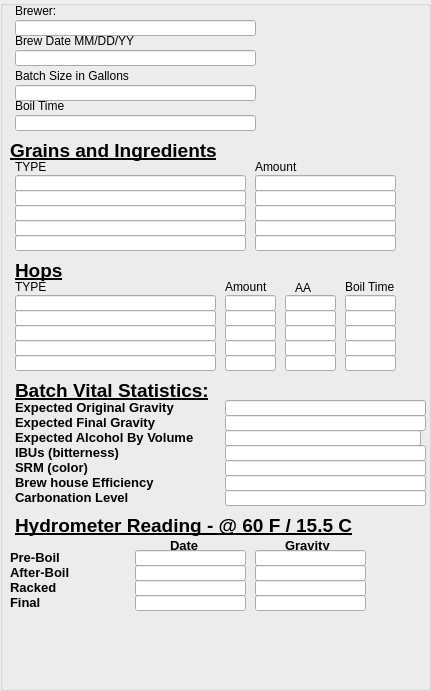
     <widget class="QGroupBox" name="groupBox">
      <property name="geometry">
       <rect>
        <x>0</x>
        <y>0</y>
        <width>431</width>
        <height>691</height>
       </rect>
      </property>
      <property name="title">
       <string/>
      </property>
      <widget class="QLineEdit" name="Brewer_name_txt">
       <property name="geometry">
        <rect>
         <x>15</x>
         <y>20</y>
         <width>241</width>
         <height>16</height>
        </rect>
       </property>
      </widget>
      <widget class="QLabel" name="Brewer_label">
       <property name="geometry">
        <rect>
         <x>15</x>
         <y>0</y>
         <width>181</width>
         <height>21</height>
        </rect>
       </property>
       <property name="text">
        <string>Brewer:</string>
       </property>
      </widget>
      <widget class="QLineEdit" name="Brew_Date_txt">
       <property name="geometry">
        <rect>
         <x>15</x>
         <y>50</y>
         <width>241</width>
         <height>16</height>
        </rect>
       </property>
      </widget>
      <widget class="QLabel" name="Brew_Date_label">
       <property name="geometry">
        <rect>
         <x>15</x>
         <y>30</y>
         <width>181</width>
         <height>21</height>
        </rect>
       </property>
       <property name="text">
        <string>Brew Date MM/DD/YY</string>
       </property>
      </widget>
      <widget class="QLineEdit" name="Batch_size_txt">
       <property name="geometry">
        <rect>
         <x>15</x>
         <y>85</y>
         <width>241</width>
         <height>16</height>
        </rect>
       </property>
      </widget>
      <widget class="QLabel" name="Batch_size_label">
       <property name="geometry">
        <rect>
         <x>15</x>
         <y>65</y>
         <width>181</width>
         <height>21</height>
        </rect>
       </property>
       <property name="text">
        <string>Batch Size in Gallons</string>
       </property>
      </widget>
      <widget class="QLineEdit" name="boil_time_txt">
       <property name="geometry">
        <rect>
         <x>15</x>
         <y>115</y>
         <width>241</width>
         <height>16</height>
        </rect>
       </property>
      </widget>
      <widget class="QLabel" name="Boil_time_label">
       <property name="geometry">
        <rect>
         <x>15</x>
         <y>95</y>
         <width>181</width>
         <height>21</height>
        </rect>
       </property>
       <property name="text">
        <string>Boil Time</string>
       </property>
      </widget>
      <widget class="QLineEdit" name="Ingredient_one">
       <property name="geometry">
        <rect>
         <x>15</x>
         <y>175</y>
         <width>231</width>
         <height>16</height>
        </rect>
       </property>
      </widget>
      <widget class="QLabel" name="Ingredients">
       <property name="geometry">
        <rect>
         <x>10</x>
         <y>130</y>
         <width>251</width>
         <height>41</height>
        </rect>
       </property>
       <property name="text">
        <string>&lt;html&gt;&lt;head/&gt;&lt;body&gt;&lt;p&gt;&lt;span style=&quot; font-size:14pt; font-weight:600; text-decoration: underline;&quot;&gt;Grains and Ingredients&lt;/span&gt;&lt;/p&gt;&lt;/body&gt;&lt;/html&gt;</string>
       </property>
      </widget>
      <widget class="QLabel" name="Ingredients_type_label">
       <property name="geometry">
        <rect>
         <x>15</x>
         <y>160</y>
         <width>57</width>
         <height>14</height>
        </rect>
       </property>
       <property name="text">
        <string>TYPE</string>
       </property>
      </widget>
      <widget class="QLineEdit" name="Amount_one">
       <property name="geometry">
        <rect>
         <x>255</x>
         <y>175</y>
         <width>141</width>
         <height>16</height>
        </rect>
       </property>
      </widget>
      <widget class="QLabel" name="Ingredients_amount_label">
       <property name="geometry">
        <rect>
         <x>255</x>
         <y>160</y>
         <width>57</width>
         <height>14</height>
        </rect>
       </property>
       <property name="text">
        <string>Amount</string>
       </property>
      </widget>
      <widget class="QLineEdit" name="Ingredient_three">
       <property name="geometry">
        <rect>
         <x>15</x>
         <y>205</y>
         <width>231</width>
         <height>16</height>
        </rect>
       </property>
      </widget>
      <widget class="QLineEdit" name="Amount_three">
       <property name="geometry">
        <rect>
         <x>255</x>
         <y>205</y>
         <width>141</width>
         <height>16</height>
        </rect>
       </property>
      </widget>
      <widget class="QLineEdit" name="Ingredient_two">
       <property name="geometry">
        <rect>
         <x>15</x>
         <y>190</y>
         <width>231</width>
         <height>16</height>
        </rect>
       </property>
      </widget>
      <widget class="QLineEdit" name="Amount_two">
       <property name="geometry">
        <rect>
         <x>255</x>
         <y>190</y>
         <width>141</width>
         <height>16</height>
        </rect>
       </property>
      </widget>
      <widget class="QLineEdit" name="Ingredient_four">
       <property name="geometry">
        <rect>
         <x>15</x>
         <y>220</y>
         <width>231</width>
         <height>16</height>
        </rect>
       </property>
      </widget>
      <widget class="QLineEdit" name="Amount_four">
       <property name="geometry">
        <rect>
         <x>255</x>
         <y>220</y>
         <width>141</width>
         <height>16</height>
        </rect>
       </property>
      </widget>
      <widget class="QLineEdit" name="Ingredient_five">
       <property name="geometry">
        <rect>
         <x>15</x>
         <y>235</y>
         <width>231</width>
         <height>16</height>
        </rect>
       </property>
      </widget>
      <widget class="QLineEdit" name="Amount_five">
       <property name="geometry">
        <rect>
         <x>255</x>
         <y>235</y>
         <width>141</width>
         <height>16</height>
        </rect>
       </property>
      </widget>
      <widget class="QLabel" name="Hops_label">
       <property name="geometry">
        <rect>
         <x>15</x>
         <y>250</y>
         <width>221</width>
         <height>41</height>
        </rect>
       </property>
       <property name="text">
        <string>&lt;html&gt;&lt;head/&gt;&lt;body&gt;&lt;p&gt;&lt;span style=&quot; font-size:14pt; font-weight:600; text-decoration: underline;&quot;&gt;Hops&lt;/span&gt;&lt;/p&gt;&lt;/body&gt;&lt;/html&gt;</string>
       </property>
      </widget>
      <widget class="QLabel" name="Amount_of_hops_label">
       <property name="geometry">
        <rect>
         <x>225</x>
         <y>280</y>
         <width>57</width>
         <height>14</height>
        </rect>
       </property>
       <property name="text">
        <string>Amount</string>
       </property>
      </widget>
      <widget class="QLabel" name="Hop_type">
       <property name="geometry">
        <rect>
         <x>15</x>
         <y>280</y>
         <width>57</width>
         <height>14</height>
        </rect>
       </property>
       <property name="text">
        <string>TYPE</string>
       </property>
      </widget>
      <widget class="QLabel" name="AA_label">
       <property name="geometry">
        <rect>
         <x>295</x>
         <y>280</y>
         <width>21</width>
         <height>16</height>
        </rect>
       </property>
       <property name="text">
        <string>AA</string>
       </property>
      </widget>
      <widget class="QLabel" name="Hop_boil_time_label">
       <property name="geometry">
        <rect>
         <x>345</x>
         <y>280</y>
         <width>57</width>
         <height>14</height>
        </rect>
       </property>
       <property name="text">
        <string>Boil Time</string>
       </property>
      </widget>
      <widget class="QLineEdit" name="Hop_one">
       <property name="geometry">
        <rect>
         <x>15</x>
         <y>295</y>
         <width>201</width>
         <height>16</height>
        </rect>
       </property>
      </widget>
      <widget class="QLineEdit" name="hop_amount_one">
       <property name="geometry">
        <rect>
         <x>225</x>
         <y>295</y>
         <width>51</width>
         <height>16</height>
        </rect>
       </property>
      </widget>
      <widget class="QLineEdit" name="hop_AA_one">
       <property name="geometry">
        <rect>
         <x>285</x>
         <y>295</y>
         <width>51</width>
         <height>16</height>
        </rect>
       </property>
      </widget>
      <widget class="QLineEdit" name="hop_boil_one">
       <property name="geometry">
        <rect>
         <x>345</x>
         <y>295</y>
         <width>51</width>
         <height>16</height>
        </rect>
       </property>
      </widget>
      <widget class="QLineEdit" name="hop_amount_two">
       <property name="geometry">
        <rect>
         <x>225</x>
         <y>310</y>
         <width>51</width>
         <height>16</height>
        </rect>
       </property>
      </widget>
      <widget class="QLineEdit" name="hop_boil_two">
       <property name="geometry">
        <rect>
         <x>345</x>
         <y>310</y>
         <width>51</width>
         <height>16</height>
        </rect>
       </property>
      </widget>
      <widget class="QLineEdit" name="hop_AA_two">
       <property name="geometry">
        <rect>
         <x>285</x>
         <y>310</y>
         <width>51</width>
         <height>16</height>
        </rect>
       </property>
      </widget>
      <widget class="QLineEdit" name="hop_two">
       <property name="geometry">
        <rect>
         <x>15</x>
         <y>310</y>
         <width>201</width>
         <height>16</height>
        </rect>
       </property>
      </widget>
      <widget class="QLineEdit" name="hop_amount_three">
       <property name="geometry">
        <rect>
         <x>225</x>
         <y>325</y>
         <width>51</width>
         <height>16</height>
        </rect>
       </property>
      </widget>
      <widget class="QLineEdit" name="hop_boil_three">
       <property name="geometry">
        <rect>
         <x>345</x>
         <y>325</y>
         <width>51</width>
         <height>16</height>
        </rect>
       </property>
      </widget>
      <widget class="QLineEdit" name="hop_AA_three">
       <property name="geometry">
        <rect>
         <x>285</x>
         <y>325</y>
         <width>51</width>
         <height>16</height>
        </rect>
       </property>
      </widget>
      <widget class="QLineEdit" name="hop_3">
       <property name="geometry">
        <rect>
         <x>15</x>
         <y>325</y>
         <width>201</width>
         <height>16</height>
        </rect>
       </property>
      </widget>
      <widget class="QLineEdit" name="hop_amount_four">
       <property name="geometry">
        <rect>
         <x>225</x>
         <y>340</y>
         <width>51</width>
         <height>16</height>
        </rect>
       </property>
      </widget>
      <widget class="QLineEdit" name="hop_boil_four">
       <property name="geometry">
        <rect>
         <x>345</x>
         <y>340</y>
         <width>51</width>
         <height>16</height>
        </rect>
       </property>
      </widget>
      <widget class="QLineEdit" name="hop_AA_four">
       <property name="geometry">
        <rect>
         <x>285</x>
         <y>340</y>
         <width>51</width>
         <height>16</height>
        </rect>
       </property>
      </widget>
      <widget class="QLineEdit" name="hop_4">
       <property name="geometry">
        <rect>
         <x>15</x>
         <y>340</y>
         <width>201</width>
         <height>16</height>
        </rect>
       </property>
      </widget>
      <widget class="QLineEdit" name="hop_amount_five">
       <property name="geometry">
        <rect>
         <x>225</x>
         <y>355</y>
         <width>51</width>
         <height>16</height>
        </rect>
       </property>
      </widget>
      <widget class="QLineEdit" name="hop_boil_five">
       <property name="geometry">
        <rect>
         <x>345</x>
         <y>355</y>
         <width>51</width>
         <height>16</height>
        </rect>
       </property>
      </widget>
      <widget class="QLineEdit" name="hop_AA_five">
       <property name="geometry">
        <rect>
         <x>285</x>
         <y>355</y>
         <width>51</width>
         <height>16</height>
        </rect>
       </property>
      </widget>
      <widget class="QLineEdit" name="hop_five">
       <property name="geometry">
        <rect>
         <x>15</x>
         <y>355</y>
         <width>201</width>
         <height>16</height>
        </rect>
       </property>
      </widget>
      <widget class="QLabel" name="Batch_vital_label">
       <property name="geometry">
        <rect>
         <x>15</x>
         <y>370</y>
         <width>271</width>
         <height>41</height>
        </rect>
       </property>
       <property name="text">
        <string>&lt;html&gt;&lt;head/&gt;&lt;body&gt;&lt;p&gt;&lt;span style=&quot; font-size:14pt; font-weight:600; text-decoration: underline;&quot;&gt;Batch Vital Statistics:&lt;/span&gt;&lt;/p&gt;&lt;/body&gt;&lt;/html&gt;</string>
       </property>
      </widget>
      <widget class="QLabel" name="original_gravity_label">
       <property name="geometry">
        <rect>
         <x>15</x>
         <y>400</y>
         <width>211</width>
         <height>16</height>
        </rect>
       </property>
       <property name="text">
        <string>&lt;html&gt;&lt;head/&gt;&lt;body&gt;&lt;p&gt;&lt;span style=&quot; font-size:10pt; font-weight:600;&quot;&gt;Expected Original Gravity&lt;/span&gt;&lt;/p&gt;&lt;/body&gt;&lt;/html&gt;</string>
       </property>
      </widget>
      <widget class="QLabel" name="final_gravity_label">
       <property name="geometry">
        <rect>
         <x>15</x>
         <y>415</y>
         <width>211</width>
         <height>16</height>
        </rect>
       </property>
       <property name="text">
        <string>&lt;html&gt;&lt;head/&gt;&lt;body&gt;&lt;p&gt;&lt;span style=&quot; font-size:10pt; font-weight:600;&quot;&gt;Expected Final Gravity&lt;/span&gt;&lt;/p&gt;&lt;/body&gt;&lt;/html&gt;</string>
       </property>
      </widget>
      <widget class="QLabel" name="Alcohol_volume_label">
       <property name="geometry">
        <rect>
         <x>15</x>
         <y>430</y>
         <width>241</width>
         <height>16</height>
        </rect>
       </property>
       <property name="text">
        <string>&lt;html&gt;&lt;head/&gt;&lt;body&gt;&lt;p&gt;&lt;span style=&quot; font-size:10pt; font-weight:600;&quot;&gt;Expected Alcohol By Volume&lt;/span&gt;&lt;/p&gt;&lt;/body&gt;&lt;/html&gt;</string>
       </property>
      </widget>
      <widget class="QLabel" name="IBU_label">
       <property name="geometry">
        <rect>
         <x>15</x>
         <y>445</y>
         <width>211</width>
         <height>16</height>
        </rect>
       </property>
       <property name="text">
        <string>&lt;html&gt;&lt;head/&gt;&lt;body&gt;&lt;p&gt;&lt;span style=&quot; font-size:10pt; font-weight:600;&quot;&gt;IBUs (bitterness)&lt;/span&gt;&lt;/p&gt;&lt;/body&gt;&lt;/html&gt;</string>
       </property>
      </widget>
      <widget class="QLabel" name="SRM_label">
       <property name="geometry">
        <rect>
         <x>15</x>
         <y>460</y>
         <width>211</width>
         <height>16</height>
        </rect>
       </property>
       <property name="text">
        <string>&lt;html&gt;&lt;head/&gt;&lt;body&gt;&lt;p&gt;&lt;span style=&quot; font-size:10pt; font-weight:600;&quot;&gt;SRM (color)&lt;/span&gt;&lt;/p&gt;&lt;/body&gt;&lt;/html&gt;</string>
       </property>
      </widget>
      <widget class="QLabel" name="Brewhouse_efficiency_label">
       <property name="geometry">
        <rect>
         <x>15</x>
         <y>475</y>
         <width>211</width>
         <height>16</height>
        </rect>
       </property>
       <property name="text">
        <string>&lt;html&gt;&lt;head/&gt;&lt;body&gt;&lt;p&gt;&lt;span style=&quot; font-size:10pt; font-weight:600;&quot;&gt;Brew house Efficiency&lt;/span&gt;&lt;/p&gt;&lt;/body&gt;&lt;/html&gt;</string>
       </property>
      </widget>
      <widget class="QLabel" name="Carbonation_level_label">
       <property name="geometry">
        <rect>
         <x>15</x>
         <y>490</y>
         <width>211</width>
         <height>16</height>
        </rect>
       </property>
       <property name="text">
        <string>&lt;html&gt;&lt;head/&gt;&lt;body&gt;&lt;p&gt;&lt;span style=&quot; font-size:10pt; font-weight:600;&quot;&gt;Carbonation Level&lt;/span&gt;&lt;/p&gt;&lt;/body&gt;&lt;/html&gt;</string>
       </property>
      </widget>
      <widget class="QLabel" name="Hydrometer_Reading_label">
       <property name="geometry">
        <rect>
         <x>15</x>
         <y>505</y>
         <width>381</width>
         <height>41</height>
        </rect>
       </property>
       <property name="text">
        <string>&lt;html&gt;&lt;head/&gt;&lt;body&gt;&lt;p&gt;&lt;span style=&quot; font-size:14pt; font-weight:600; text-decoration: underline;&quot;&gt;Hydrometer Reading - @ 60 F / 15.5 C&lt;/span&gt;&lt;/p&gt;&lt;/body&gt;&lt;/html&gt;</string>
       </property>
      </widget>
      <widget class="QLabel" name="hydrometer_racked_label">
       <property name="geometry">
        <rect>
         <x>10</x>
         <y>580</y>
         <width>71</width>
         <height>16</height>
        </rect>
       </property>
       <property name="text">
        <string>&lt;html&gt;&lt;head/&gt;&lt;body&gt;&lt;p&gt;&lt;span style=&quot; font-size:10pt; font-weight:600;&quot;&gt;Racked&lt;/span&gt;&lt;/p&gt;&lt;/body&gt;&lt;/html&gt;</string>
       </property>
      </widget>
      <widget class="QLabel" name="hydrometer_preboil_label">
       <property name="geometry">
        <rect>
         <x>10</x>
         <y>550</y>
         <width>71</width>
         <height>16</height>
        </rect>
       </property>
       <property name="text">
        <string>&lt;html&gt;&lt;head/&gt;&lt;body&gt;&lt;p&gt;&lt;span style=&quot; font-size:10pt; font-weight:600;&quot;&gt;Pre-Boil&lt;/span&gt;&lt;/p&gt;&lt;/body&gt;&lt;/html&gt;</string>
       </property>
      </widget>
      <widget class="QLabel" name="hydrometer_afterboil_label">
       <property name="geometry">
        <rect>
         <x>10</x>
         <y>565</y>
         <width>91</width>
         <height>16</height>
        </rect>
       </property>
       <property name="text">
        <string>&lt;html&gt;&lt;head/&gt;&lt;body&gt;&lt;p&gt;&lt;span style=&quot; font-size:10pt; font-weight:600;&quot;&gt;After-Boil&lt;/span&gt;&lt;/p&gt;&lt;/body&gt;&lt;/html&gt;</string>
       </property>
      </widget>
      <widget class="QLabel" name="hydrometer_final_label">
       <property name="geometry">
        <rect>
         <x>10</x>
         <y>595</y>
         <width>71</width>
         <height>16</height>
        </rect>
       </property>
       <property name="text">
        <string>&lt;html&gt;&lt;head/&gt;&lt;body&gt;&lt;p&gt;&lt;span style=&quot; font-size:10pt; font-weight:600;&quot;&gt;Final&lt;/span&gt;&lt;/p&gt;&lt;/body&gt;&lt;/html&gt;</string>
       </property>
      </widget>
      <widget class="QLabel" name="Hydrometer_date_label">
       <property name="geometry">
        <rect>
         <x>170</x>
         <y>535</y>
         <width>71</width>
         <height>21</height>
        </rect>
       </property>
       <property name="text">
        <string>&lt;html&gt;&lt;head/&gt;&lt;body&gt;&lt;p&gt;&lt;span style=&quot; font-size:10pt; font-weight:600;&quot;&gt;Date&lt;/span&gt;&lt;/p&gt;&lt;/body&gt;&lt;/html&gt;</string>
       </property>
      </widget>
      <widget class="QLabel" name="Hydrometer_gravity_label">
       <property name="geometry">
        <rect>
         <x>285</x>
         <y>535</y>
         <width>91</width>
         <height>21</height>
        </rect>
       </property>
       <property name="text">
        <string>&lt;html&gt;&lt;head/&gt;&lt;body&gt;&lt;p&gt;&lt;span style=&quot; font-size:10pt; font-weight:600;&quot;&gt;Gravity&lt;/span&gt;&lt;/p&gt;&lt;/body&gt;&lt;/html&gt;</string>
       </property>
      </widget>
      <widget class="QLineEdit" name="original_gravity_txt">
       <property name="geometry">
        <rect>
         <x>225</x>
         <y>400</y>
         <width>201</width>
         <height>16</height>
        </rect>
       </property>
      </widget>
      <widget class="QLineEdit" name="final_gravity_txt">
       <property name="geometry">
        <rect>
         <x>225</x>
         <y>415</y>
         <width>201</width>
         <height>16</height>
        </rect>
       </property>
      </widget>
      <widget class="QLineEdit" name="Alcohol_volume_txt">
       <property name="geometry">
        <rect>
         <x>225</x>
         <y>430</y>
         <width>196</width>
         <height>16</height>
        </rect>
       </property>
      </widget>
      <widget class="QLineEdit" name="IBU_txt">
       <property name="geometry">
        <rect>
         <x>225</x>
         <y>445</y>
         <width>201</width>
         <height>16</height>
        </rect>
       </property>
      </widget>
      <widget class="QLineEdit" name="SRM_txt">
       <property name="geometry">
        <rect>
         <x>225</x>
         <y>460</y>
         <width>201</width>
         <height>16</height>
        </rect>
       </property>
      </widget>
      <widget class="QLineEdit" name="Brewhouse_efficiency_txt">
       <property name="geometry">
        <rect>
         <x>225</x>
         <y>475</y>
         <width>201</width>
         <height>16</height>
        </rect>
       </property>
      </widget>
      <widget class="QLineEdit" name="Carbonation_level_txt">
       <property name="geometry">
        <rect>
         <x>225</x>
         <y>490</y>
         <width>201</width>
         <height>16</height>
        </rect>
       </property>
      </widget>
      <widget class="QLineEdit" name="hydrometer_preboil_date_txt">
       <property name="geometry">
        <rect>
         <x>135</x>
         <y>550</y>
         <width>111</width>
         <height>16</height>
        </rect>
       </property>
      </widget>
      <widget class="QLineEdit" name="hydrometer_afterboil_date_txt">
       <property name="geometry">
        <rect>
         <x>135</x>
         <y>565</y>
         <width>111</width>
         <height>16</height>
        </rect>
       </property>
      </widget>
      <widget class="QLineEdit" name="hydrometer_racked_date_txt">
       <property name="geometry">
        <rect>
         <x>135</x>
         <y>580</y>
         <width>111</width>
         <height>16</height>
        </rect>
       </property>
      </widget>
      <widget class="QLineEdit" name="hydrometer_final_date_txt">
       <property name="geometry">
        <rect>
         <x>135</x>
         <y>595</y>
         <width>111</width>
         <height>16</height>
        </rect>
       </property>
      </widget>
      <widget class="QLineEdit" name="hydrometer_preboil_gravity_txt">
       <property name="geometry">
        <rect>
         <x>255</x>
         <y>550</y>
         <width>111</width>
         <height>16</height>
        </rect>
       </property>
      </widget>
      <widget class="QLineEdit" name="hydrometer_racked_gravity_txt">
       <property name="geometry">
        <rect>
         <x>255</x>
         <y>580</y>
         <width>111</width>
         <height>16</height>
        </rect>
       </property>
      </widget>
      <widget class="QLineEdit" name="hydrometer_final_gravity_txt">
       <property name="geometry">
        <rect>
         <x>255</x>
         <y>595</y>
         <width>111</width>
         <height>16</height>
        </rect>
       </property>
      </widget>
      <widget class="QLineEdit" name="hydrometer_afterboil_gravity_txt">
       <property name="geometry">
        <rect>
         <x>255</x>
         <y>565</y>
         <width>111</width>
         <height>16</height>
        </rect>
       </property>
      </widget>
     </widget>
